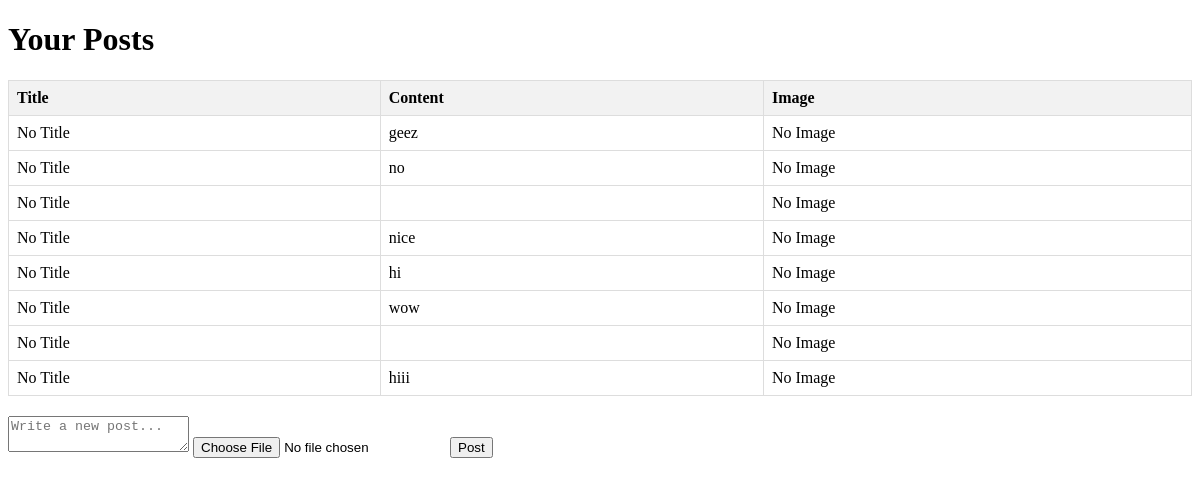
/display_posts.php (signed in), run on the app's committed database.
### tables this page shows
CREATE TABLE `posts` (
  `post_id` int(11) NOT NULL,
  `user_id` int(11) NOT NULL,
  `content` text NOT NULL,
  `created_at` datetime NOT NULL DEFAULT current_timestamp(),
  `updated_at` datetime NOT NULL DEFAULT current_timestamp() ON UPDATE current_timestamp(),
  `image` varchar(255) DEFAULT NULL,
  `tagline` varchar(255) DEFAULT NULL,
  `image_filename` varchar(255) DEFAULT NULL,
  `profile_image_id` int(11) DEFAULT NULL
);

### display_posts.php (the view, shortened to what this page needs)
<?php
include("../includes/connection.php");
$user_id = $_SESSION['user_id'];
$query = "SELECT * FROM posts WHERE user_id = ?";
$stmt = $conn->prepare($query);
$stmt->bind_param("i", $user_id);
$stmt->execute();
$result = $stmt->get_result();
function getColorModeClass() {
    return $_SESSION['color_mode'] === 'light' ? 'light-mode' : 'dark-mode';
}
?>
<!DOCTYPE html>
<html lang="en">
<head>
</head>
<body class="<?php echo getColorModeClass(); ?>">
    <h1>Your Posts</h1>
    <table>
        <thead>
            <tr>
                <th>Title</th>
                <th>Content</th>
                <th>Image</th>
            </tr>
        </thead>
        <tbody>
        <?php
            if ($result && $result->num_rows > 0) {
                while ($post = $result->fetch_assoc()) {
                    $title = isset($post['title']) ? htmlspecialchars($post['title']) : "No Title";
                    echo '<tr>';
                    echo '<td>' . $title . '</td>';
                    echo '<td>' . nl2br(htmlspecialchars($post['content'])) . '</td>';
                    if (!empty($post['image_filename'])) {
                        echo '<td><div class="image-container"><img src="../uploads/' . htmlspecialchars($post['image_filename']) . '" alt="Post Image"></div></td>';
                    } else {
                        echo '<td>No Image</td>';
                    }
                    echo '</tr>';
                }
            } else {
                echo "<p>No posts found.</p>";
            }
        ?>
        </tbody>
    </table>
    <form method="post" action="add_post.php" enctype="multipart/form-data">
        <textarea name="content" placeholder="Write a new post..."></textarea>
        <input type="file" name="image">
        <button type="submit">Post</button>
    </form>
</body>
</html>

### display_posts.php (style rules this page uses)
table { width: 100%; border-collapse: collapse; margin-bottom: 20px; }
th, td { border: 1px solid #ddd; padding: 8px; text-align: left; }
th { background-color: #f2f2f2; }

### data on the page
posts: title "No Title", content "geez", shows "No Image"
posts: title "No Title", content "no", shows "No Image"
posts: title "No Title", shows "No Image"
posts: title "No Title", content "nice", shows "No Image"
posts: title "No Title", content "hi", shows "No Image"
posts: title "No Title", content "wow", shows "No Image"
posts: title "No Title", shows "No Image"
posts: title "No Title", content "hiii", shows "No Image"
